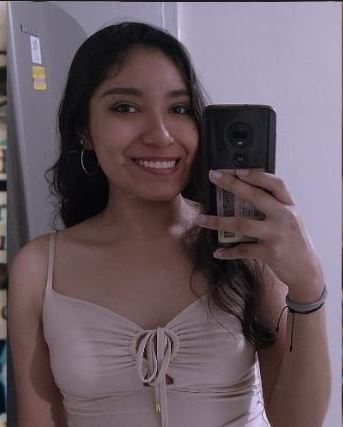
#> input picture Captura.JPG, 343 x 427 px
$ jupyter execute test-face.ipynb
#> lines starting #> are read from the running program, lines starting #| are printed output that depends on the picture; after the words box and inside, x2 and y2 are one past the last pixel; in counts of white or black regions, pixels touching at a corner belong together
[cell 1]
import cv2

[cell 2]
imagePath = 'Captura.JPG'

[cell 3]
img = cv2.imread(imagePath)
#> img is the input picture: shape (427, 343, 3); mean B, G, R 98.2, 90.5, 104.9

[cell 4]
img.shape
#> Out = (427, 343, 3)

[cell 5]
gray_image = cv2.cvtColor(img, cv2.COLOR_BGR2GRAY)
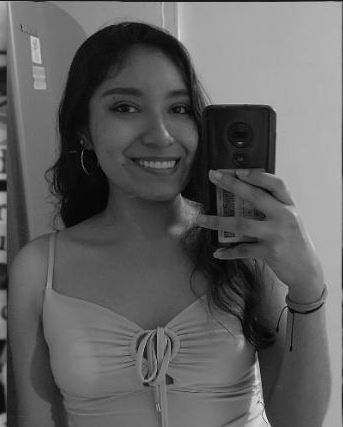
#> gray_image: shape (427, 343); min 0, max 240, mean 95.7

[cell 6]
gray_image.shape
#> Out = (427, 343)

[cell 7]
face_classifier = cv2.CascadeClassifier(
    cv2.data.haarcascades + "haarcascade_frontalface_default.xml"
)

[cell 8]
face = face_classifier.detectMultiScale(
    gray_image, scaleFactor=1.1, minNeighbors=5, minSize=(80, 80)
)
#> face = [[86, 59, 129, 129]]

[cell 9]
for (x, y, w, h) in face:
    cv2.rectangle(img, (x, y), (x + w, y + h), (0, 255, 0), 1)
#> this loop made 1 pass
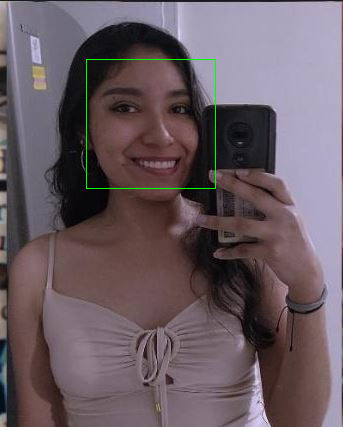
#> img: shape (427, 343, 3); 0.35% of pixels changed, all inside (x1, y1, x2, y2) = (86, 59, 216, 189)

[cell 10]
img_rgb = cv2.cvtColor(img, cv2.COLOR_BGR2RGB)

$ run again, with face.jpeg copied over Captura.JPG
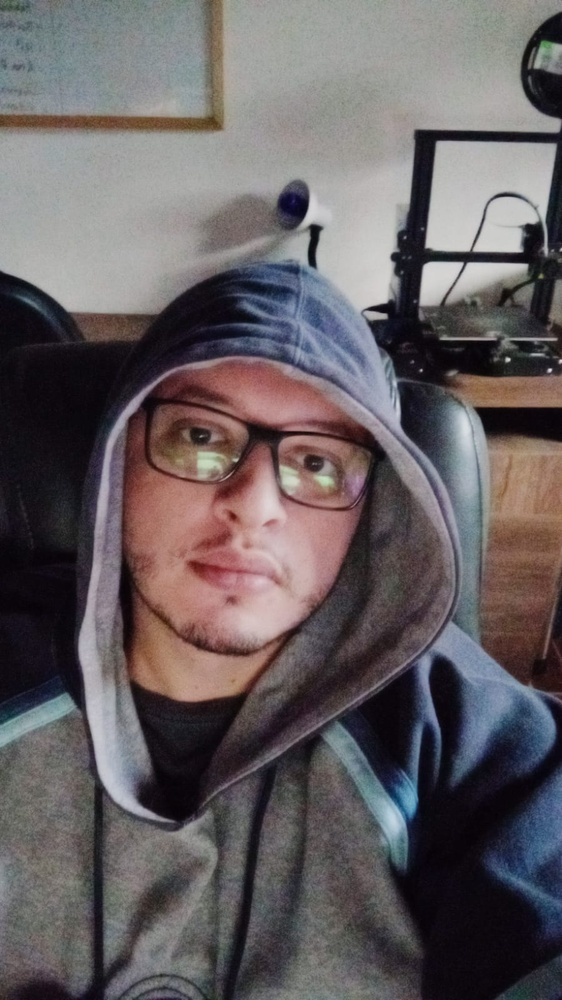
#> input picture face.jpeg, 562 x 1000 px, shrunk from 900 x 1600 before the run
#> img is the input picture: shape (1000, 562, 3); mean B, G, R 97.3, 95.1, 101.7
#> `gray_image = cv2.cvtColor(img, cv2.COLOR_BGR2GRAY)`:
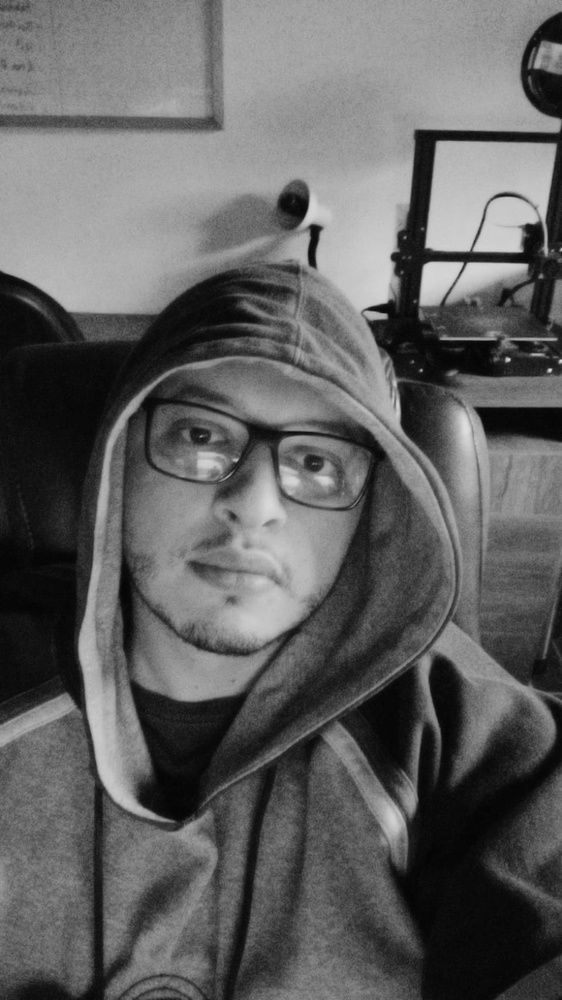
#> gray_image: shape (1000, 562); min 2, max 222, mean 97.3
#> face = [[271, 420, 115, 115], [116, 767, 152, 152]]
#> the loop `for (x, y, w, h) in face:` made 2 passes
#> after the loop `for (x, y, w, h) in face:`:
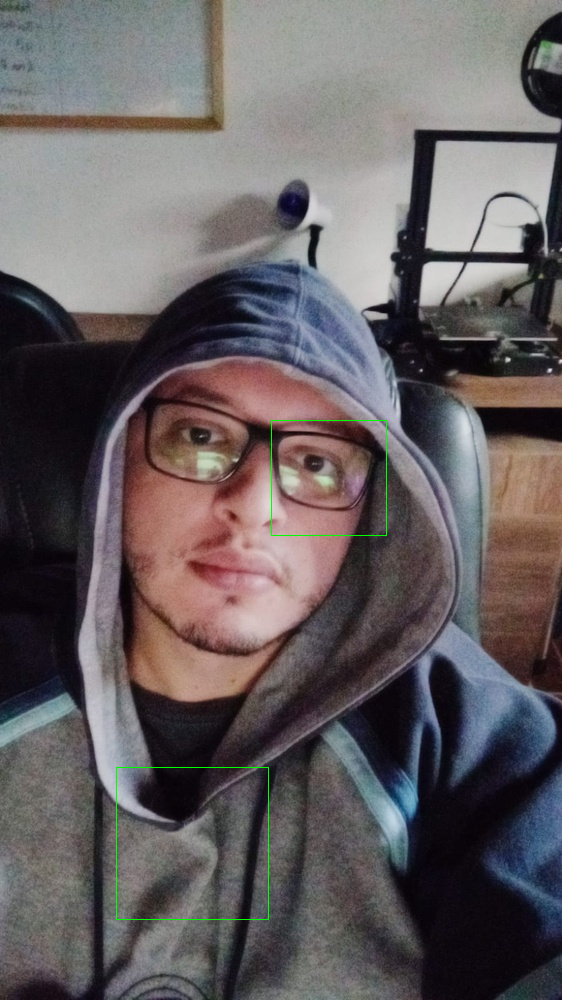
#> img: shape (1000, 562, 3); 0.19% of pixels changed, all inside (x1, y1, x2, y2) = (116, 420, 387, 920)
